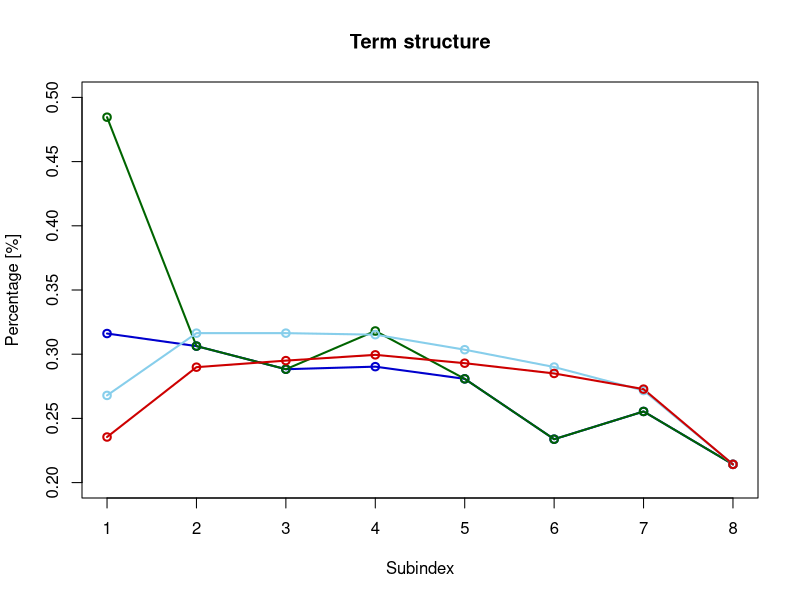

Source code (R):
# clear cache and close graphs
rm(list=ls(all=TRUE))
graphics.off()

# setwd("C:/...")

  x = read.table("XFGIVTermStructure.dat") # load data

  x1 = cbind(1:8,x[,1])                    # prepare for plotting
  x2 = cbind(1:8,x[,2])
  x3 = cbind(1:8,x[,3])
  x4 = cbind(1:8,x[,4])

plot(x1,type="l",col="blue3",ylim=c(0.20,0.5),lwd=2,xlab="Subindex",ylab="Percentage [%]")
lines(x2,col="darkgreen",lwd=2)
lines(x3,col="skyblue",lwd=2)
lines(x4,col="red3",lwd=2)
title("Term structure")
points(x1,pch=1,col="blue3",lwd=2)         # setting points
points(x2,pch=1,col="darkgreen",lwd=2)
points(x3,pch=1,col="skyblue",lwd=2)
points(x4,pch=1,col="red3",lwd=2)